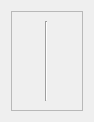
<?xml version="1.0" encoding="UTF-8"?>
<ui version="4.0">
 <class>TimelineHeaderWidget_ContentsCollapsed</class>
 <widget class="QWidget" name="TimelineHeaderWidget_ContentsCollapsed">
  <property name="geometry">
   <rect>
    <x>0</x>
    <y>0</y>
    <width>94</width>
    <height>122</height>
   </rect>
  </property>
  <property name="windowTitle">
   <string>TimelineHeaderWidget_ContentsCollapsed</string>
  </property>
  <layout class="QVBoxLayout" name="verticalLayout">
   <item>
    <widget class="QFrame" name="frame">
     <property name="frameShape">
      <enum>QFrame::StyledPanel</enum>
     </property>
     <property name="frameShadow">
      <enum>QFrame::Raised</enum>
     </property>
     <layout class="QHBoxLayout" name="horizontalLayout">
      <item>
       <widget class="Line" name="line">
        <property name="orientation">
         <enum>Qt::Vertical</enum>
        </property>
       </widget>
      </item>
     </layout>
    </widget>
   </item>
  </layout>
 </widget>
 <resources/>
 <connections/>
</ui>
